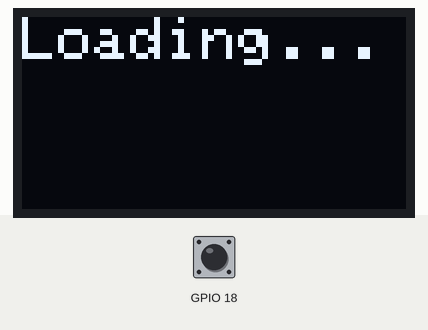
Simulated run of this sketch. Board: ESP32. Parts: 128×64 one-colour display. Inputs (shaded band) come from the test bench; at power-on: GPIO 18 HIGH. The sensor or clock chip raises its interrupt line as the real part does; what the sketch prints to the serial monitor is not drawn.

Above: at 0.1 s.
At 4.93 s:
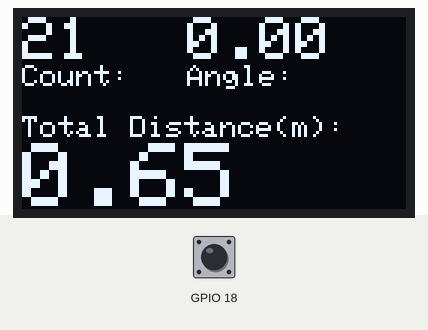
At 9.97 s:
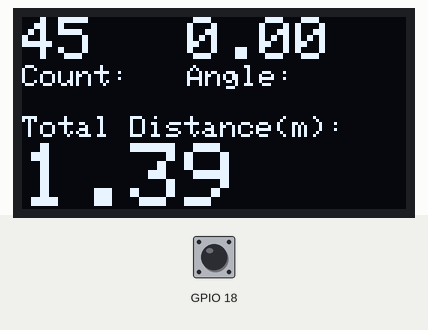
At 19.63 s:
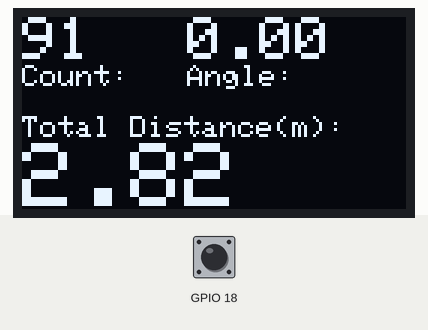
At 29.5 s:
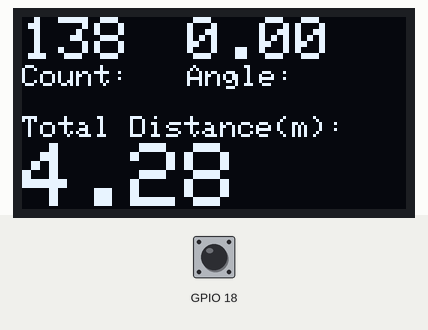
At 39.16 s:
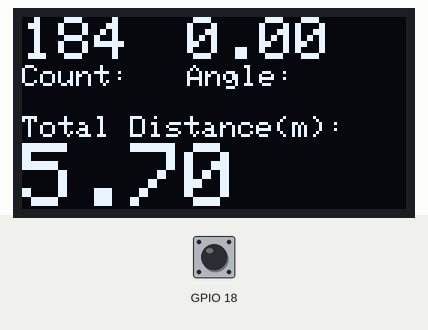

The sketch:

A00020-CODE-002_ESP32.ino
```cpp
/*
 * This program demonstrates .....
 *
*/

/*
 * Arduino IDE tools settings:
 * Board            = ESP32 Dev Module
 * Upload Speed     = 921600
 * CPU Frequency    = 240MHz (WiFi/BT)
 * Flash Frequency  = 80MHz
 * Flash Mode       = QIO
 * Flash Size       = 4MB (32Mb)
 * Partition Scheme = Default 4MB with spiffs (1.2MB APP/1.5MB SPIFFS)
 * Core Debug Level = None
 * PSRAM            = Disabled
*/

//#############################################################################
//------------------------------Include Jordan's Custom Libraries--------------
    #include "CustomDataTypes.h"
//\\\\\\\\\\\\\\\\\\\\\\\\\\\\\\\\\\\\\\\\\\\\\\\\\\\\\\\\\\\\\\\\\\\\\\\\\\\\\

//#############################################################################
//------------------------------------------LCD Libraries----------------------
    #include <Wire.h>
    #include <Adafruit_GFX.h>
    #include <Adafruit_SSD1306.h>

    #include "CustomLcdIcons.h"
//\\\\\\\\\\\\\\\\\\\\\\\\\\\\\\\\\\\\\\\\\\\\\\\\\\\\\\\\\\\\\\\\\\\\\\\\\\\\\

//#############################################################################
//-------------------------------Background timer library----------------------
    #include "elapsedMillis.h"                      //-- [top]-[Sketch]-[include library]-[library manager]-[search]-["elapsedMillis"]-[install "elapsedMillis" by Paul Stoffregen]
//\\\\\\\\\\\\\\\\\\\\\\\\\\\\\\\\\\\\\\\\\\\\\\\\\\\\\\\\\\\\\\\\\\\\\\\\\\\\\

//#############################################################################
//------------------------------------Gyroscope Libraries----------------------
    #include "I2Cdev.h"
    //#include "MPU6050_6Axis_MotionApps_V6_12.h"  //changed to this version 10/04/19
    #include "MPU6050_6Axis_MotionApps20.h"
    #include "elapsedMillis.h"                      //-- [top]-[Sketch]-[include library]-[library manager]-[search]-["elapsedMillis"]-[install "elapsedMillis" by Paul Stoffregen]
//\\\\\\\\\\\\\\\\\\\\\\\\\\\\\\\\\\\\\\\\\\\\\\\\\\\\\\\\\\\\\\\\\\\\\\\\\\\\\


//######################################################################################################
//------------------------------------------UNIVERSAL Positioning Variables-----------------------------
    float x_Rotation = 0;
    float y_Rotation = 0;
    float z_Rotation = 0;

    float GlobalHeadding = 0;         //-- θ°
    float LocalHeaddingOffset = 0;    //-- θ°
    float LocalHeadding = 0;          //-- θ°
//\\\\\\\\\\\\\\\\\\\\\\\\\\\\\\\\\\\\\\\\\\\\\\\\\\\\\\\\\\\\\\\\\\\\\\\\\\\\\\\\\\\\\\\\\\\\\\\\\\\\\\

//######################################################################################################
//------------------------------------------LCD Variables-----------------------------------------------
    #define SCREEN_WIDTH 128 // OLED display width, in pixels
    #define SCREEN_HEIGHT 64 // OLED display height, in pixels
    Adafruit_SSD1306 display(SCREEN_WIDTH, SCREEN_HEIGHT, &Wire, -1); //-- Declaration for an SSD1306 display connected to I2C (SDA, SCL pins)
//\\\\\\\\\\\\\\\\\\\\\\\\\\\\\\\\\\\\\\\\\\\\\\\\\\\\\\\\\\\\\\\\\\\\\\\\\\\\\\\\\\\\\\\\\\\\\\\\\\\\\\

//######################################################################################################
//---------------------------------------Gyroscope Variables--------------------------------------------
    // class default I2C address is 0x68
    // specific I2C addresses may be passed as a parameter here
    // AD0 low = 0x68 (default for SparkFun breakout and InvenSense evaluation board)
    // AD0 high = 0x69
    MPU6050 mpu;
    //MPU6050 mpu(0x69); // <-- use for AD0 high


    // MPU control/status vars
    bool dmpReady = false;  // set true if DMP init was successful
    uint8_t mpuIntStatus;   // holds actual interrupt status byte from MPU
    uint8_t devStatus;      // return status after each device operation (0 = success, !0 = error)
    uint16_t packetSize;    // expected DMP packet size (default is 42 bytes)
    uint16_t fifoCount;     // count of all bytes currently in FIFO
    uint8_t fifoBuffer[64]; // FIFO storage buffer

    // orientation/motion vars
    Quaternion q;           // [w, x, y, z]         quaternion container
    VectorInt16 aa;         // [x, y, z]            accel sensor measurements
    VectorInt16 aaReal;     // [x, y, z]            gravity-free accel sensor measurements
    VectorInt16 aaWorld;    // [x, y, z]            world-frame accel sensor measurements
    VectorFloat gravity;    // [x, y, z]            gravity vector
    float euler[3];         // [psi, theta, phi]    Euler angle container
    float ypr[3];           // [yaw, pitch, roll]   yaw/pitch/roll container and gravity vector

    //extra stuff
    int IMU_CHECK_INTERVAL_MSEC = 100;
    elapsedMillis sinceLastIMUCheck;
    float global_yawval = 0.0; //contains most recent yaw value from IMU
    int global_fifo_count = 0; //made global so can monitor from outside GetIMUHeadingDeg() fcn
//\\\\\\\\\\\\\\\\\\\\\\\\\\\\\\\\\\\\\\\\\\\\\\\\\\\\\\\\\\\\\\\\\\\\\\\\\\\\\\\\\\\\\\\\\\\\\\\\\\\\\\

//######################################################################################################
//---------------------------------------Hall Effect Sensor Variables-----------------------------------
    float SamplingDistanceInM = 0.0309839375;
    float TotalDistanceTrackedInM = 0;
    int NumberOfPasses;

    //variables to keep track of the timing of recent interrupts
    unsigned long HallEffect_time = 0;
    unsigned long last_HallEffect_time = 0;

    struct HallEffectSensor
    {
      const uint8_t PIN;
      int counter;
      bool pressed;
    };

    HallEffectSensor HalEftSns = {18, 0, false};

    void IRAM_ATTR HallEffectISR()
    {
      HallEffect_time = millis();
      if (HallEffect_time - last_HallEffect_time > 200) //--  <- debounce delay in milliseconds
      {
        HalEftSns.counter++;
        HalEftSns.pressed = true;
        last_HallEffect_time = HallEffect_time;
      }
    }
//\\\\\\\\\\\\\\\\\\\\\\\\\\\\\\\\\\\\\\\\\\\\\\\\\\\\\\\\\\\\\\\\\\\\\\\\\\\\\\\\\\\\\\\\\\\\\\\\\\\\\\


//######################################################################################################
//----------------------------------------------Setup LCD-----------------------------------------------
    void Setup_LCD()
    {
      // SSD1306_SWITCHCAPVCC = generate display voltage from 3.3V internally
      if(!display.begin(SSD1306_SWITCHCAPVCC, 0x3C))    //-- Address 0x3C for 128x32 -- Address 0x3D for 128x64
      {
        Serial.println(F("SSD1306 allocation failed"));
        for(;;);
      }

      // Clear the buffer.
      display.clearDisplay();
      display.display();


      // text display tests
      display.setTextColor(SSD1306_WHITE);

      display.clearDisplay();
      display.setTextSize(2);
      LCD_PrintLn(0, 0, "Loading...");

      display.dim(true);  //-- dim the display

      display.display();
    }
//\\\\\\\\\\\\\\\\\\\\\\\\\\\\\\\\\\\\\\\\\\\\\\\\\\\\\\\\\\\\\\\\\\\\\\\\\\\\\\\\\\\\\\\\\\\\\\\\\\\\\\

//######################################################################################################
//-------------------------------------------Setup Gyroscope--------------------------------------------
    void Setup_Gyroscope()
    {
      // I2C bus init done in SBWIRE.h

      // initialize device
      /*
      Serial.println(F("Initializing MPU6050..."));
      */
      mpu.initialize();

      // verify connection
      /*
      Serial.println(F("Testing device connections..."));
      Serial.println(mpu.testConnection() ? F("MPU6050 connection successful") : F("MPU6050 connection failed"));
      */

      // load and configure the DMP
      /*
      Serial.println(F("Initializing DMP..."));
      */
      devStatus = mpu.dmpInitialize();

      // supply your own gyro offsets here, scaled for min sensitivity
      mpu.setXGyroOffset(220);
      mpu.setYGyroOffset(76);
      mpu.setZGyroOffset(-85);
      mpu.setZAccelOffset(1788); // 1688 factory default for my test chip

      // make sure it worked (returns 0 if so)
      if (devStatus == 0)
      {
        // Calibration Time: generate offsets and calibrate our MPU6050
        mpu.CalibrateAccel(6);
        mpu.CalibrateGyro(6);
        /*
        mpu.PrintActiveOffsets();
        */

        // turn on the DMP, now that it's ready
        /*
        Serial.println(F("Enabling DMP..."));
        */
        mpu.setDMPEnabled(true);


        // set our DMP Ready flag so the main loop() function knows it's okay to use it
        /*
        Serial.println(F("DMP ready! Waiting for first interrupt..."));
        */
        dmpReady = true;

        // get expected DMP packet size for later comparison
        packetSize = mpu.dmpGetFIFOPacketSize();
      }
      else
      {
        // ERROR!
        // 1 = initial memory load failed
        // 2 = DMP configuration updates failed
        // (if it's going to break, usually the code will be 1)
        /*
        Serial.print(F("DMP Initialization failed (code "));
        Serial.print(devStatus);
        Serial.println(F(")"));
        */
      }

      sinceLastIMUCheck = 0; //this manages 'other program stuff' cycle

      //print out column headers
      /*
      Serial.println("MSec\tYawDeg");
      */
    }
//\\\\\\\\\\\\\\\\\\\\\\\\\\\\\\\\\\\\\\\\\\\\\\\\\\\\\\\\\\\\\\\\\\\\\\\\\\\\\\\\\\\\\\\\\\\\\\\\\\\\\\

//######################################################################################################
//----------------------------------------------Setup Hall Effect Sensor -------------------------------
    void Setup_HallEffectSensor()
    {
      pinMode(HalEftSns.PIN, INPUT_PULLUP);
      attachInterrupt(HalEftSns.PIN, HallEffectISR, FALLING);
    }
//\\\\\\\\\\\\\\\\\\\\\\\\\\\\\\\\\\\\\\\\\\\\\\\\\\\\\\\\\\\\\\\\\\\\\\\\\\\\\\\\\\\\\\\\\\\\\\\\\\\\\\


void setup()
{
  Serial.begin(115200);       //-- setup serial communication

  Setup_LCD();                //-- [Internal] setup the LCD

  Setup_Gyroscope();          //-- [Internal] The code does not work with the gyroscope setup.
  Serial.println("");         //-- end the "......>......" initilisation line

  Setup_HallEffectSensor();   //-- [Internal]
}


//##################################################
//\\\\\\\\\\\\\\\\\\\\\\\\\\\\\\\\\\\\\\\\\\\\\\\\\\

void loop()
{

                      //-- MicroController CODE version #4 uses a CPU-requested poll driven Gyroscope function
                      //-- this means the CPU isnt constantly interrupted by both the SPI and an inerrupt driven gyroscope
                      //--
  Read_Gyroscope();   //-- read the values from the gyroscope.
                      //-- the gyroscope read function waits for an elapsed 100ms before reading as decleared in "IMU_CHECK_INTERVAL_MSEC"
                      //-- you MUST read the gyroscope outside of the SPI communication function.
                      //-- trying to read from the gyro from inside the SPI communcation function causes a "FIFO overflow!"

  if (HalEftSns.pressed)
  {

    NumberOfPasses = HalEftSns.counter;
    TotalDistanceTrackedInM = NumberOfPasses * SamplingDistanceInM;

    Serial.print( NumberOfPasses);
    Serial.print( ',' );
    Serial.print( SamplingDistanceInM );
    Serial.print( ',' );
    Serial.print( TotalDistanceTrackedInM );
    Serial.print( ',' );
    Serial.print( String(x_Rotation) );
    Serial.print( ',' );
    Serial.print( String(millis()) );
    Serial.println("");

    HalEftSns.pressed = false;
  }


  display.clearDisplay();

  x_Rotation = global_yawval;
  y_Rotation = 5;
  z_Rotation = 7;
  display.setTextSize(2);
  LCD_PrintLn(55, 0, (String(x_Rotation)).substring(0,6));  //-- print the [yaw-pitch-roll] measured from the gyroscope //-- cut off the number after 6 characters so it doesnt wrap text to the next line

  display.setTextSize(2);
  LCD_PrintLn(0, 0, String(NumberOfPasses) );

  display.setTextSize(3);
  LCD_PrintLn(0, 42, String(TotalDistanceTrackedInM) );

  display.setTextSize(1);
  LCD_PrintLn(0, 16, "Count:" );
  LCD_PrintLn(55, 16, "Angle:" );
  LCD_PrintLn(0, 33, "Total Distance(m):" );

  display.display();
}


//######################################################################################################
//-------------------------------------------Loops for LCD----------------------------------------------
    void LCD_PrintLn( int xPos, int yPos, String text )  //-- my custom print line fuction that includes the cursor position and the text in one
    {
      display.setCursor( xPos , yPos );  //-- offset each of the lines by 9 pixels so they dont overlap
      display.println(text);
    }
//\\\\\\\\\\\\\\\\\\\\\\\\\\\\\\\\\\\\\\\\\\\\\\\\\\\\\\\\\\\\\\\\\\\\\\\\\\\\\\\\\\\\\\\\\\\\\\\\\\\\\\

//######################################################################################################
//-------------------------------------Loops for Gyroscope----------------------------------------------
    void Read_Gyroscope()
    {
      // if programming failed, don't try to do anything
      if (!dmpReady) return;

      if (mpu.dmpPacketAvailable())
      {
        global_yawval = GetIMUHeadingDeg(); //retreive the most current yaw value from IMU
      }

      //other program stuff block - executes every IMU_CHECK_INTERVAL_MSEC Msec
      //for this test program, there's nothing here except diagnostics printouts
      if (sinceLastIMUCheck >= IMU_CHECK_INTERVAL_MSEC)
      {
        sinceLastIMUCheck -= IMU_CHECK_INTERVAL_MSEC;
        //Serial.print(millis());
        //Serial.print("\t");
        /*
        Serial.println(global_yawval);

        if (global_fifo_count != 0)
        {
          Serial.print("FIFO Reset!");
          mpu.resetFIFO();
        }
        */
      }
    }


    float GetIMUHeadingDeg()
    {
      // At least one data packet is available

      mpuIntStatus = mpu.getIntStatus();
      fifoCount = mpu.getFIFOCount();// get current FIFO count

      // check for overflow (this should never happen unless our code is too inefficient)
      if ((mpuIntStatus & _BV(MPU6050_INTERRUPT_FIFO_OFLOW_BIT)) || fifoCount >= 1024)
      {
        // reset so we can continue cleanly
        mpu.resetFIFO();
        /*
        Serial.println(F("FIFO overflow!"));
        */

        // otherwise, check for DMP data ready interrupt (this should happen frequently)
      }
      else if (mpuIntStatus & _BV(MPU6050_INTERRUPT_DMP_INT_BIT))
      {
        // read all available packets from FIFO
        while (fifoCount >= packetSize) // Lets catch up to NOW, in case someone is using the dreaded delay()!
        {
          mpu.getFIFOBytes(fifoBuffer, packetSize);
          // track FIFO count here in case there is > 1 packet available
          // (this lets us immediately read more without waiting for an interrupt)
          fifoCount -= packetSize;
        }
        global_fifo_count = mpu.getFIFOCount(); //should be zero here

        // display Euler angles in degrees
        mpu.dmpGetQuaternion(&q, fifoBuffer);
        mpu.dmpGetGravity(&gravity, &q);
        mpu.dmpGetYawPitchRoll(ypr, &q, &gravity);
      }

      float yawval = ypr[0] * 180 / M_PI;
      return  yawval;
    }
//\\\\\\\\\\\\\\\\\\\\\\\\\\\\\\\\\\\\\\\\\\\\\\\\\\\\\\\\\\\\\\\\\\\\\\\\\\\\\\\\\\\\\\\\\\\\\\\\\\\\\\


//\\\\\\\\\\\\\\\\\\\\\\\\\\\\\\\\\\\\\\\\\\\\\\\\\\\\\\\\\\\\\\\\\\\\\\\\\\\\\\\\\\\\\\\\\\\\\\\\\\\\\\
```

CustomDataTypes.h
```cpp
class Vector3
{
  public:
    float x;
    float y;
    float z;
};

Vector3 StringToVector3( String PassedString )                                                //-- = 10,12,7
    {
      String X = PassedString.substring(0, PassedString.indexOf(","));                            //-- = 10
      String Temp = PassedString.substring(PassedString.indexOf(",")+1, PassedString.length());   //-- = 12,7
      String Y = Temp.substring(0, PassedString.indexOf(","));                                    //-- = 12
      String Z = PassedString.substring(PassedString.indexOf(",")+1, PassedString.length());      //-- = 7

      Vector3 OutputValue;
      OutputValue.x = X.toInt();
      OutputValue.y = Y.toInt();
      OutputValue.z = Z.toInt();

      return(OutputValue);
    }


class VectorWaypoint
{
  public:
    Vector3 Position;
    Vector3 Rotation;
};
```

Source omitted: CustomLcdIcons.h (4056 bytes)

Measured:
- what the display in image 0 shows lasts 0.5 s, from 0.1 s to 0.6 s
